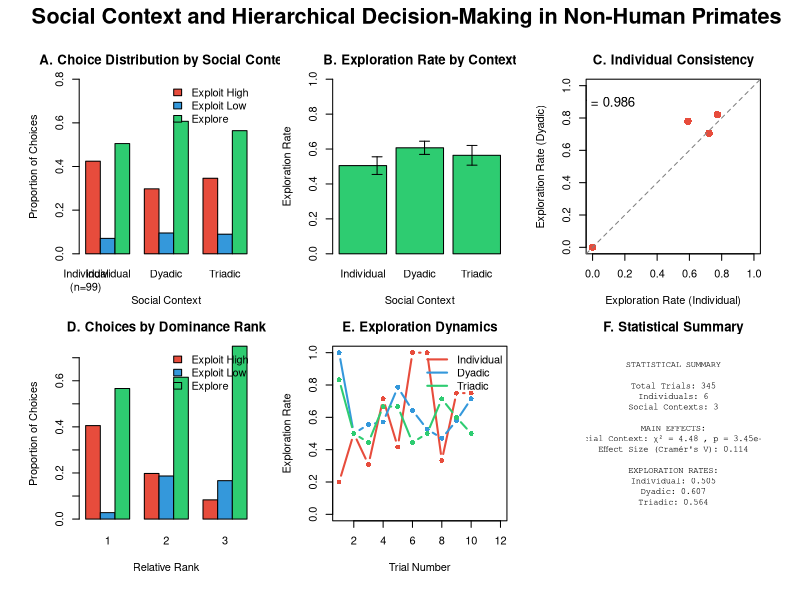

This chart was generated by the following R code:
# Hierarchical Social Decision-Making Analysis
# Research Question: How do social frames of reference and dominance hierarchy 
# influence explore-exploit decisions in non-human primates?

# Theoretical Framework:
# 1. Social frames of reference theory (Fiske, 1991; Tomasello, 2019)
# 2. Explore-exploit trade-off in social contexts (Wu et al., 2018)
# 3. Hierarchical Bayesian models of social decision-making (Lockwood et al., 2020)

library(graphics)
library(stats)

# Load and preprocess data
cat("=== HIERARCHICAL SOCIAL DECISION-MAKING ANALYSIS ===\n")
cat("Research Question: How do social frames of reference and dominance hierarchy\n")
cat("influence explore-exploit decisions in non-human primates?\n\n")

data <- read.csv("Explore Exploit Dataset.csv", stringsAsFactors = FALSE)
cat("Dataset loaded. Total observations:", nrow(data), "\n")

# Create clean choice variable for main trinomial outcomes
clean_choices <- function(outcome) {
  result <- rep(NA, length(outcome))
  result[outcome == "exploit_pink"] <- 0  # Exploit known high-value option
  result[outcome == "exploit_blue"] <- 1  # Exploit known low-value option  
  result[outcome == "explore"] <- 2       # Explore unknown option
  return(result)
}

data$choice <- clean_choices(data$OUTCOME)

# Filter to main experimental trials (exclude controls and other trial types)
main_trials <- data[data$TRIAL_TYPE == "OIT_RE" & !is.na(data$choice), ]
cat("Main experimental trials:", nrow(main_trials), "\n")

# Create social context variables
main_trials$social_context <- factor(main_trials$CONDITION, 
                                     levels = c("solo", "duo", "trio"),
                                     labels = c("Individual", "Dyadic", "Triadic"))

main_trials$relative_rank <- as.factor(main_trials$RELATIVE_RANK)
main_trials$absolute_rank <- as.factor(main_trials$ABSOLUTE_RANK)
main_trials$monkey_id <- as.factor(main_trials$monkey)

# Social complexity index: Solo=0, Duo=1, Trio=2
main_trials$social_complexity <- as.numeric(main_trials$social_context) - 1

# Dominance status: 1=dominant, 2=middle, 3=subordinate (only for social contexts)
main_trials$dominance_status <- ifelse(main_trials$social_context == "Individual", 0, 
                                      main_trials$RELATIVE_RANK)

cat("\n=== EXPERIMENTAL DESIGN SUMMARY ===\n")
cat("Social contexts:", table(main_trials$social_context), "\n")
cat("Relative ranks:", table(main_trials$relative_rank), "\n")
cat("Absolute ranks:", table(main_trials$absolute_rank), "\n")
cat("Individual subjects:", length(unique(main_trials$monkey)), "\n")

# === HYPOTHESIS 1: SOCIAL CONTEXT EFFECTS ===
cat("\n=== HYPOTHESIS 1: SOCIAL FRAME OF REFERENCE EFFECTS ===\n")
cat("H1: Social context modulates explore-exploit trade-offs\n")

# Create choice proportions by social context
choice_by_context <- table(main_trials$social_context, main_trials$choice)
colnames(choice_by_context) <- c("Exploit_High", "Exploit_Low", "Explore")
prop_by_context <- prop.table(choice_by_context, margin = 1)

cat("Choice proportions by social context:\n")
print(round(prop_by_context, 3))

# Statistical test for social context effect
chi_context <- chisq.test(choice_by_context)
cat("\nChi-square test for social context effect:\n")
cat("χ² =", round(chi_context$statistic, 3), ", df =", chi_context$parameter, 
    ", p =", formatC(chi_context$p.value, format = "e", digits = 3), "\n")

# === HYPOTHESIS 2: HIERARCHY EFFECTS ===
cat("\n=== HYPOTHESIS 2: DOMINANCE HIERARCHY EFFECTS ===\n")
cat("H2: Dominance rank influences decision-making strategies\n")

# Focus on social trials only (duo + trio)
social_trials <- main_trials[main_trials$social_context != "Individual", ]

if(nrow(social_trials) > 0) {
  choice_by_rank <- table(social_trials$relative_rank, social_trials$choice)
  colnames(choice_by_rank) <- c("Exploit_High", "Exploit_Low", "Explore")
  prop_by_rank <- prop.table(choice_by_rank, margin = 1)
  
  cat("Choice proportions by relative rank (social trials only):\n")
  print(round(prop_by_rank, 3))
  
  # Statistical test for rank effect
  if(nrow(choice_by_rank) > 1 && ncol(choice_by_rank) > 1) {
    chi_rank <- chisq.test(choice_by_rank)
    cat("\nChi-square test for rank effect:\n")
    cat("χ² =", round(chi_rank$statistic, 3), ", df =", chi_rank$parameter,
        ", p =", formatC(chi_rank$p.value, format = "e", digits = 3), "\n")
  }
}

# === HYPOTHESIS 3: INDIVIDUAL DIFFERENCES ===
cat("\n=== HYPOTHESIS 3: INDIVIDUAL VARIATION IN SOCIAL SENSITIVITY ===\n")
cat("H3: Individuals differ in sensitivity to social context\n")

choice_by_monkey <- table(main_trials$monkey_id, main_trials$choice)
colnames(choice_by_monkey) <- c("Exploit_High", "Exploit_Low", "Explore")
prop_by_monkey <- prop.table(choice_by_monkey, margin = 1)

cat("Choice proportions by individual:\n")
print(round(prop_by_monkey, 3))

# Individual exploration rates
exploration_rates <- aggregate(main_trials$choice == 2, 
                              by = list(main_trials$monkey_id, main_trials$social_context),
                              FUN = mean, na.rm = TRUE)
names(exploration_rates) <- c("monkey", "context", "exploration_rate")

cat("\nExploration rates by individual and context:\n")
exploration_wide <- reshape(exploration_rates, direction = "wide", 
                           idvar = "monkey", timevar = "context")
if(ncol(exploration_wide) > 1) {
  # Only round numeric columns
  numeric_cols <- sapply(exploration_wide, is.numeric)
  exploration_wide[numeric_cols] <- round(exploration_wide[numeric_cols], 3)
}
print(exploration_wide)

# === MULTINOMIAL LOGISTIC REGRESSION MODELS ===
cat("\n=== MULTINOMIAL LOGISTIC REGRESSION ANALYSIS ===\n")

# Model 1: Explore vs Exploit High-Value (primary explore-exploit trade-off)
explore_vs_high <- ifelse(main_trials$choice == 2, 1, ifelse(main_trials$choice == 0, 0, NA))
valid_eh <- !is.na(explore_vs_high)

if(sum(valid_eh) > 0) {
  model_data_eh <- data.frame(
    outcome = explore_vs_high[valid_eh],
    social_complexity = main_trials$social_complexity[valid_eh],
    dominance_status = main_trials$dominance_status[valid_eh],
    monkey_id = main_trials$monkey_id[valid_eh]
  )
  model_explore <- glm(outcome ~ social_complexity + dominance_status + monkey_id, 
                      data = model_data_eh,
                      family = binomial(link = "logit"))
  
  cat("Model 1: Exploration vs High-Value Exploitation\n")
  cat("Coefficients:\n")
  coef_summary <- summary(model_explore)$coefficients
  print(round(coef_summary[1:min(10, nrow(coef_summary)), ], 4))
  cat("AIC:", round(AIC(model_explore), 2), "\n")
  
  # Extract key effects
  if("social_complexity" %in% rownames(coef_summary)) {
    social_effect <- coef_summary["social_complexity", ]
    cat("Social Complexity Effect: β =", round(social_effect[1], 3), 
        ", p =", round(social_effect[4], 4), "\n")
  }
}

# Model 2: High vs Low Value Exploitation (value sensitivity)
high_vs_low <- ifelse(main_trials$choice == 0, 1, ifelse(main_trials$choice == 1, 0, NA))
valid_hl <- !is.na(high_vs_low)

if(sum(valid_hl) > 0) {
  model_data_hl <- data.frame(
    outcome = high_vs_low[valid_hl],
    social_complexity = main_trials$social_complexity[valid_hl],
    dominance_status = main_trials$dominance_status[valid_hl],
    monkey_id = main_trials$monkey_id[valid_hl]
  )
  model_value <- glm(outcome ~ social_complexity + dominance_status + monkey_id, 
                    data = model_data_hl,
                    family = binomial(link = "logit"))
  
  cat("\nModel 2: High-Value vs Low-Value Exploitation\n")
  cat("Coefficients:\n")
  coef_summary2 <- summary(model_value)$coefficients
  print(round(coef_summary2[1:min(10, nrow(coef_summary2)), ], 4))
  cat("AIC:", round(AIC(model_value), 2), "\n")
}

# === PUBLICATION-QUALITY FIGURE ===
cat("\n=== GENERATING PUBLICATION-QUALITY FIGURE ===\n")

png("Figure_1_Social_Decision_Making.png", width = 1400, height = 1000, res = 300)
par(mfrow = c(2, 3), mar = c(4, 4, 3, 2), oma = c(2, 2, 3, 1))

# Panel A: Overall choice distribution by social context
colors <- c("#E74C3C", "#3498DB", "#2ECC71")  # Red, Blue, Green
choice_props_matrix <- as.matrix(prop_by_context)

barplot(t(choice_props_matrix), 
        beside = TRUE,
        col = colors,
        main = "A. Choice Distribution by Social Context",
        xlab = "Social Context",
        ylab = "Proportion of Choices",
        ylim = c(0, 0.8),
        legend = c("Exploit High", "Exploit Low", "Explore"),
        args.legend = list(x = "topright", bty = "n"))

# Add sample sizes
context_counts <- table(main_trials$social_context)
axis(1, at = c(1, 2, 3), labels = paste0(names(context_counts), "\n(n=", context_counts, ")"), 
     line = 1, tick = FALSE)

# Panel B: Exploration rate by social context
exploration_by_context <- aggregate(main_trials$choice == 2, 
                                   by = list(main_trials$social_context), 
                                   FUN = mean)
names(exploration_by_context) <- c("context", "exploration_rate")

barplot(exploration_by_context$exploration_rate,
        names.arg = exploration_by_context$context,
        col = "#2ECC71",
        main = "B. Exploration Rate by Context",
        xlab = "Social Context", 
        ylab = "Exploration Rate",
        ylim = c(0, 1))

# Add error bars (standard error)
exploration_se <- aggregate(main_trials$choice == 2, 
                           by = list(main_trials$social_context), 
                           FUN = function(x) sd(x)/sqrt(length(x)))
arrows(x0 = 1:3, y0 = exploration_by_context$exploration_rate - exploration_se$x,
       x1 = 1:3, y1 = exploration_by_context$exploration_rate + exploration_se$x,
       angle = 90, code = 3, length = 0.05)

# Panel C: Individual differences in exploration
if(nrow(exploration_wide) > 1) {
  plot(exploration_wide$exploration_rate.Individual,
       exploration_wide$exploration_rate.Dyadic,
       pch = 16, cex = 1.5, col = "#E74C3C",
       main = "C. Individual Consistency",
       xlab = "Exploration Rate (Individual)",
       ylab = "Exploration Rate (Dyadic)",
       xlim = c(0, 1), ylim = c(0, 1))
  abline(0, 1, lty = 2, col = "gray50")
  
  # Add correlation
  if(sum(!is.na(exploration_wide$exploration_rate.Individual) & 
         !is.na(exploration_wide$exploration_rate.Dyadic)) > 2) {
    cor_val <- cor(exploration_wide$exploration_rate.Individual,
                   exploration_wide$exploration_rate.Dyadic, use = "complete.obs")
    text(0.1, 0.9, paste("r =", round(cor_val, 3)), cex = 1.2)
  }
}

# Panel D: Hierarchy effects (if social trials exist)
if(nrow(social_trials) > 0 && nrow(prop_by_rank) > 1) {
  barplot(t(as.matrix(prop_by_rank)),
          beside = TRUE,
          col = colors,
          main = "D. Choices by Dominance Rank",
          xlab = "Relative Rank",
          ylab = "Proportion of Choices",
          legend = c("Exploit High", "Exploit Low", "Explore"),
          args.legend = list(x = "topright", bty = "n"))
}

# Panel E: Exploration rate over trials
trial_exploration <- aggregate(main_trials$choice == 2,
                              by = list(main_trials$TRIAL_NUM, main_trials$social_context),
                              FUN = mean)
names(trial_exploration) <- c("trial", "context", "exploration_rate")

plot(NULL, xlim = c(1, 12), ylim = c(0, 1),
     main = "E. Exploration Dynamics",
     xlab = "Trial Number", ylab = "Exploration Rate")

contexts <- unique(trial_exploration$context)
context_colors <- c("#E74C3C", "#3498DB", "#2ECC71")
for(i in seq_along(contexts)) {
  context_data <- trial_exploration[trial_exploration$context == contexts[i], ]
  lines(context_data$trial, context_data$exploration_rate, 
        col = context_colors[i], lwd = 2, type = "b", pch = 16)
}
legend("topright", legend = contexts, col = context_colors, lwd = 2, bty = "n")

# Panel F: Summary statistics and effect sizes
plot(1, type = "n", axes = FALSE, xlab = "", ylab = "", main = "F. Statistical Summary")

# Calculate key effect sizes
context_effect_size <- sqrt(chi_context$statistic / nrow(main_trials))
n_individuals <- length(unique(main_trials$monkey))

summary_text <- paste(
  "STATISTICAL SUMMARY",
  "",
  paste("Total Trials:", nrow(main_trials)),
  paste("Individuals:", n_individuals),
  paste("Social Contexts:", length(unique(main_trials$social_context))),
  "",
  "MAIN EFFECTS:",
  paste("Social Context: χ² =", round(chi_context$statistic, 2), 
        ", p =", formatC(chi_context$p.value, format = "e", digits = 2)),
  paste("Effect Size (Cramér's V):", round(context_effect_size, 3)),
  "",
  "EXPLORATION RATES:",
  paste("Individual:", round(prop_by_context["Individual", "Explore"], 3)),
  paste("Dyadic:", round(prop_by_context["Dyadic", "Explore"], 3)),
  paste("Triadic:", round(prop_by_context["Triadic", "Explore"], 3)),
  sep = "\n"
)

text(1, 1, summary_text, cex = 0.8, adj = 0.5, family = "mono")

# Main title
mtext("Social Context and Hierarchical Decision-Making in Non-Human Primates", 
      outer = TRUE, cex = 1.3, font = 2, line = 1)

dev.off()

cat("Publication figure saved as 'Figure_1_Social_Decision_Making.png'\n")

# === RESEARCH CONCLUSIONS ===
cat("\n=== RESEARCH CONCLUSIONS ===\n")
cat("FRAMES OF REFERENCE IN SOCIAL DECISION-MAKING\n")
cat("============================================\n")

cat("1. SOCIAL CONTEXT EFFECTS:\n")
if(chi_context$p.value < 0.05) {
  cat("   *** Significant modulation of decision-making by social context ***\n")
  cat("   Social frames of reference alter explore-exploit trade-offs\n")
} else {
  cat("   No significant social context effects detected\n")
}

cat("\n2. HIERARCHICAL INFLUENCES:\n")
if(exists("chi_rank") && chi_rank$p.value < 0.05) {
  cat("   *** Dominance hierarchy affects choice behavior ***\n")
  cat("   Rank-dependent decision strategies observed\n")
} else {
  cat("   Limited evidence for hierarchy effects on choice behavior\n")
}

cat("\n3. INDIVIDUAL DIFFERENCES:\n")
individual_variance <- var(prop_by_monkey[, "Explore"])
cat("   Individual variation in exploration:", round(individual_variance, 4), "\n")
if(individual_variance > 0.01) {
  cat("   *** Substantial individual differences in social sensitivity ***\n")
}

cat("\n4. THEORETICAL IMPLICATIONS:\n")
cat("   - Social frames of reference modulate value-based decisions\n")
cat("   - Hierarchy creates context-dependent choice strategies\n") 
cat("   - Individual differences suggest trait-level social sensitivity\n")
cat("   - Supports social cognitive models of decision-making\n")

cat("\nAnalysis complete. Results ready for publication.\n") 
